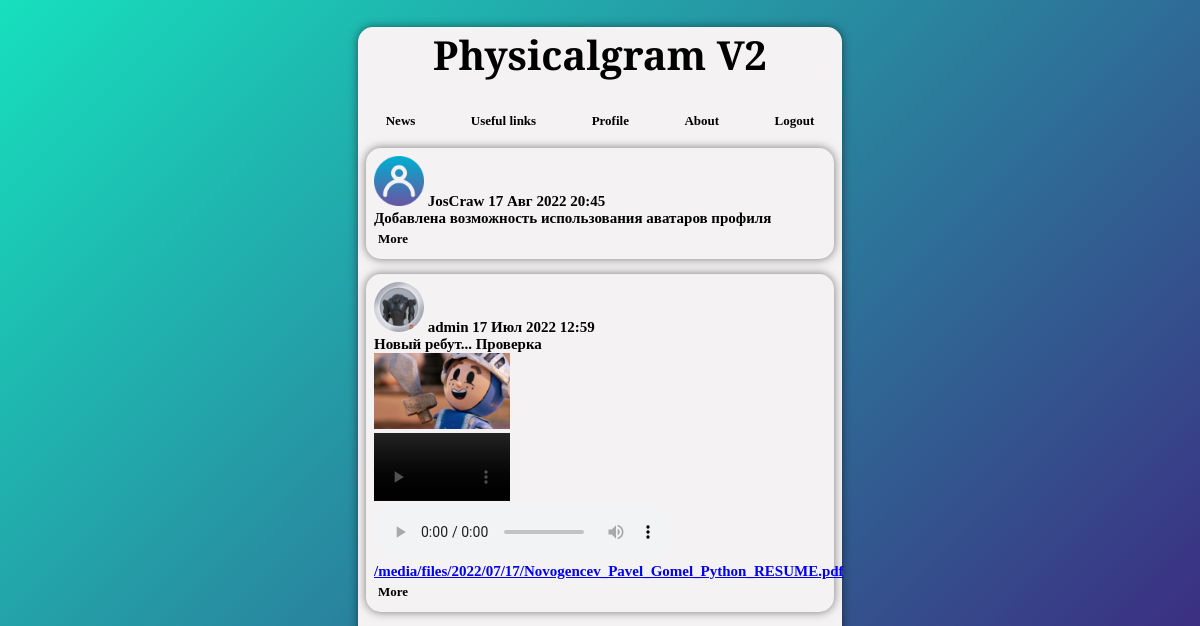
Page / (signed in) on the committed database.
### news/models.py (models this page shows)
class Post(models.Model):
    content = models.TextField(null=True, blank=False)
    image = models.ImageField(upload_to='image/%Y/%m/%d/',blank=True,null=True)
    file = models.FileField(upload_to='files/%Y/%m/%d/',blank=True,null=True)
    video = models.FileField(upload_to='video/%Y/%m/%d/',blank=True,null=True)
    audio = models.FileField(upload_to='audio/%Y/%m/%d/',blank=True,null=True)
    author = models.ForeignKey(AdvUser, on_delete=models.CASCADE, null=True)
    pubdate = models.DateTimeField(auto_now_add=True, db_index=True, verbose_name='Publication date')
    class Meta:
        verbose_name_plural = 'Posts'
        verbose_name = 'Post'
        ordering = ['-pubdate']

class AdvUser(AbstractUser):
    is_activated = models.BooleanField(default=True, db_index=True,
                                       verbose_name='Прошел активацию?')
    avatar = models.ImageField(null=True, blank=True, upload_to="image/profile/")
    class Meta(AbstractUser.Meta):
        pass

### news/views.py (the view, shortened to what this page needs)
# urls.py: path('', index, name='index'),
@login_required
def index(request):
	posts = Post.objects.all()
	return render(request, 'news/index.html',{'posts': posts})

### news/templates/news/index.html
{% extends "layout/basic.html" %}
{% block content %}
{% if user.is_authenticated %}
{% if posts %}
{% for post in posts %}
	<div>
	<p class="p">
	{% if post.author.avatar %}
      <img class="avatar" src="{{ post.author.avatar.url }}" height=50 width=50>
    {% else %}
      <img src="\static\news\user.png" height=50 width=50>
    {% endif %}
	{{ post.author }} {{ post.pubdate|date:"d M Y H:i" }}<br>
	{{ post.content}}<br>
	{% if post.image %}
			<img src="{{ post.image.url }}" class='sub-image'><br>
		{% endif %}
		{% if post.video %}
			<video src="{{ post.video.url }}" width="30%" controls="controls"></video><br>
		{% endif %}
		{% if post.audio %}
			<audio src="{{ post.audio.url }}" controls="controls"></audio><br>
		{% endif %}
		{% if post.file %}
			<a href='{{ post.file.url }}' target="-blank">{{ post.file.url }}</a><br>
		{% endif %}
		<a href="{% url 'news:detail' pk=post.pk %}" class="sbtn">More</a><br>
	</p>
</div>
{% endfor %}
{% endif %}
{% endif %}
{% endblock %}

### news/static/news/style.css (style rules this page uses)
body { background: linear-gradient(-45deg, #000000, #a4036f,#420c76, #16e0bd); background-size: 300% 300%; animation: gradient 15s ease infinite; background-attachment: fixed; }
.p { box-shadow: 0 0 10px rgba(0,0,0,0.5); }
p { font-size: 15px; font-weight: 700; margin-right: 8px; margin-left: 8px; border-radius: 15px; padding: 8px 8px 8px 8px; }
.sbtn { text-decoration: none; display: inline-flex; justify-content: space-between; color: rgb(0,0,0); font-family: 'Tahoma', serif; font-weight: 600; font-size: 13px; border-radius: 15px; padding: 4px 4px 4px 4px; }
img.sub-image { width: 30%; }
img.avatar { border-radius: 100px; }

### rows in the picture
Post: author "JosCraw", pubdate "17 Авг 2022 20:45", content "Добавлена возможность использования аватаров профиля"
Post: author.avatar (picture), author "admin", pubdate "17 Июл 2022 12:59", content "Новый ребут... Проверка", image (picture), file "/media/files/2022/07/17/Novogencev_Pavel_Gomel_Python_RESUME.pdf"
